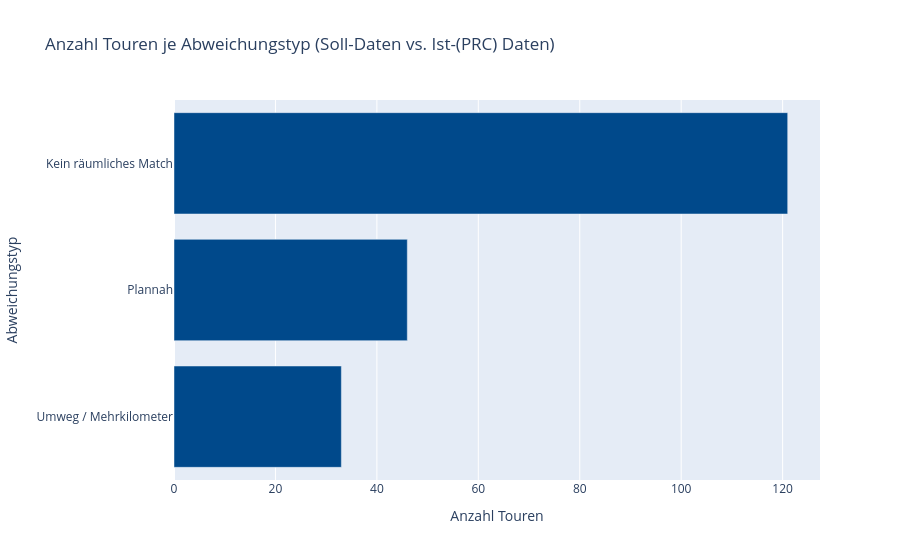

Notebook code cell kept with this figure:
### Markdown cell above
## Tour Klassifikation und Routenähnlichkeits-Score 
* Der Code vergleicht für jede Tour die geplante Soll-Route mit der tatsächlich gefahrenen Ist-Route und ordnet dann anhand mehrerer Kriterien einen Abweichungstyp zu.
* Betrachten nur Touren, die in Soll- und Ist-Daten beide vorkommen. So wird pro TOURNR bzw. Tour-ID ein Vergleich möglich.
* Stopps als Punktfolgen aufbauen
* Aus den Soll-Daten wird je Tour eine geordnete Liste von Stopps erstellt, aus den Ist-Daten eine geordnete Liste von GPS-Punkten. Damit wird die Route nicht als Text, sondern als Punktfolge verglichen.
* Für jeden Ist-Punkt sucht der Code den nächstgelegenen Soll-Stopp. Nur wenn der Abstand kleiner als ein fester Radius ist, gilt der Punkt als Match. Dadurch wird verhindert, dass weit entfernte Punkte fälschlich als passend gezählt werden.
* Die gefundenen Soll-Stopps werden in ihrer Trefferreihenfolge betrachtet. Wenn die Indexfolge nicht monoton aufsteigt, ist die Stopfreihenfolge verändert.
* Der Code zählt, wie viele unterschiedliche Soll-Stopps überhaupt getroffen wurden. Daraus wird die Abdeckung berechnet:
* Abdeckung = getroffene Soll-Stopps/alle Soll-Stopps
* Zusätzlich vergleicht der Code die ungefähre Routenlänge von Soll und Ist sowie die Zeitdifferenzen aus den bereits gematchten Stopps. So erkennt er Umwege, Mehrkilometer und Verzögerungen.

Entscheidungslogik:
* Kein räumliches Match, wenn keine sinnvollen Treffer innerhalb des Radius gefunden wurden
* Starke Abdeckungslücke, wenn nur sehr wenige Soll-Stopps erreicht wurden.
* Teilabdeckung + Reihenfolgefehler, wenn nur ein Teil der Stopps erreicht wurde und die Reihenfolge zusätzlich falsch ist.
* Ausgelassene Stopps, wenn Stopps fehlen, aber die Reihenfolge sonst passt.
* Reihenfolge geändert, wenn alle Stopps da sind, aber in anderer Reihenfolge.
* Umweg / Mehrkilometer, wenn die Ist-Route deutlich länger ist als die Soll-Route.
* Viele Zusatzbewegungen, wenn deutlich mehr Bewegungen/GPS-Punkte vorkommen als erwartet.

Alle Touren werden nach diesen Klassen eingeordnet:
* Plannah: Die Tour verläuft weitgehend wie geplant. Die Soll-Stopps werden in richtiger Reihenfolge und mit guter räumlicher Übereinstimmung abgefahren, ohne nennenswerte Abweichungen bei Distanz oder Zeit.
* Reihenfolge geändert: Die richtigen Stopps werden zwar angefahren, aber in einer anderen Reihenfolge als in der Soll-Tour. Die Route ist also inhaltlich ähnlich, aber die Sequenz der Stopps weicht ab.
* Ausgelassene Stopps: Ein Teil der geplanten Stopps wurde nicht angefahren. Die Tour deckt also nur einen Teil der Soll-Route ab, die Reihenfolge kann dabei trotzdem noch teilweise stimmen.
* Teilabdeckung + Reihenfolgefehler: Es werden nur einige der Soll-Stopps erreicht, und diese werden zusätzlich nicht in der vorgesehenen Reihenfolge angefahren. Das ist eine Kombination aus ausgelassenen Stopps und Sequenzfehlern.
* Umweg / Mehrkilometer: Die Tour deckt die geplanten Stopps zwar weitgehend ab, legt aber deutlich mehr Strecke zurück als die Soll-Tour. Das deutet auf unnötige Schleifen, Umwege oder eine ineffiziente Fahrweise hin.
* Viele Zusatzbewegungen: Die Ist-Tour enthält deutlich mehr GPS-Punkte oder Bewegungen als durch die Soll-Tour erklärbar wären. Das kann auf Zwischenfahrten, zusätzliche nicht geplante Fahrbewegungen oder unruhige Routenführung hindeuten.
* Kein räumliches Match: Es lässt sich kein Tourverlauf erkennen, der räumlich sinnvoll zu den geplanten Stopps passt. Weder die Stopps noch die Route liegen ausreichend nahe an der Soll-Tour.

### Code cell
def calc_path_distance_km(coords):
    if coords is None or len(coords) < 2:
        return np.nan
    total_m = 0.0
    for (lat1, lon1), (lat2, lon2) in zip(coords[:-1], coords[1:]):
        if pd.notna(lat1) and pd.notna(lon1) and pd.notna(lat2) and pd.notna(lon2):
            total_m += haversine(lat1, lon1, lat2, lon2)
    return total_m / 1000.0

def inversion_count(seq):
    seq = [x for x in seq if pd.notna(x)]
    inv = 0
    for i in range(len(seq)):
        for j in range(i + 1, len(seq)):
            if seq[i] > seq[j]:
                inv += 1
    return inv

# Any-order-Coverage aus vorhandener coveredsummary
coverage_map = {}
if "prc_covered_summary" in globals():
    tmp_cov = prc_covered_summary.copy()
    coverage_map = tmp_cov.set_index("TOURNR").to_dict("index")

all_tours = sorted(set(soll_groups.keys()).intersection(set(ist_groups.keys())))

rows = []

for t in all_tours:
    sollseq = soll_groups[t]
    istseq = ist_groups[t]

    n_soll = len(sollseq)
    n_ist = len(istseq)

    details = matchdetails.get(t, {})
    matched = details.get("matched", [])

    matched_indices = [m["sollidx"] for m in matched if m.get("sollidx") is not None]
    valid_distances = [m["distm"] for m in matched if m.get("distm") is not None]

    unique_soll_count = len(set(matched_indices))
    strict_coverage_ratio = unique_soll_count / n_soll if n_soll else 0.0
    strictly_increasing = all(a <= b for a, b in zip(matched_indices, matched_indices[1:])) if len(matched_indices) > 1 else True
    inv_count = inversion_count(matched_indices)

    cov_info = coverage_map.get(t, {})
    anyorder_coverage_ratio = cov_info.get("coverage_ratio", strict_coverage_ratio)
    covered_count = cov_info.get("covered_count", unique_soll_count)

    mean_match_dist = float(np.mean(valid_distances)) if len(valid_distances) else np.nan

    plan_km = calc_path_distance_km(sollseq)
    gps_km = calc_path_distance_km(istseq)
    km_delta = gps_km - plan_km if pd.notna(gps_km) and pd.notna(plan_km) else np.nan
    km_delta_ratio = (gps_km / plan_km - 1) if pd.notna(gps_km) and pd.notna(plan_km) and plan_km > 0 else np.nan

    skipped_stops = max(n_soll - covered_count, 0)
    extra_points = max(n_ist - covered_count, 0)

    # Abweichungstyp festlegen
    if covered_count == 0:
        deviation_type = "Kein räumliches Match"
    elif anyorder_coverage_ratio < 0.5:
        deviation_type = "Starke Abdeckungslücke"
    elif anyorder_coverage_ratio < 1.0 and not strictly_increasing:
        deviation_type = "Teilabdeckung + Reihenfolgefehler"
    elif anyorder_coverage_ratio < 1.0:
        deviation_type = "Ausgelassene Stopps"
    elif anyorder_coverage_ratio == 1.0 and not strictly_increasing:
        deviation_type = "Reihenfolge geändert"
    elif pd.notna(km_delta_ratio) and km_delta_ratio > 0.2:
        deviation_type = "Umweg / Mehrkilometer"
    elif extra_points > n_soll * 0.5:
        deviation_type = "Viele Zusatzbewegungen"
    else:
        deviation_type = "Plannah"

    rows.append({
        "TOURNR": t,
        "ANZAHL_SOLL_STOPPS": n_soll,
        "ANZAHL_IST_PUNKTE": n_ist,
        "ABGEDECKTE_STOPPS": covered_count,
        "COVERAGE_RATIO_STRIKT": round(strict_coverage_ratio, 4),
        "COVERAGE_RATIO_ANYORDER": round(anyorder_coverage_ratio, 4),
        "STRICTLY_INCREASING": strictly_increasing,
        "INVERSIONEN": inv_count,
        "MEAN_MATCH_DIST_M": round(mean_match_dist, 2) if pd.notna(mean_match_dist) else np.nan,
        "PLAN_KM": round(plan_km, 2) if pd.notna(plan_km) else np.nan,
        "GPS_KM": round(gps_km, 2) if pd.notna(gps_km) else np.nan,
        "KM_DELTA": round(km_delta, 2) if pd.notna(km_delta) else np.nan,
        "KM_DELTA_RATIO": round(km_delta_ratio, 4) if pd.notna(km_delta_ratio) else np.nan,
        "ABWEICHUNGSTYP": deviation_type
    })

tour_deviation_types = pd.DataFrame(rows).sort_values(
    ["ABWEICHUNGSTYP", "TOURNR"]
).reset_index(drop=True)

# CSV speichern
# tour_deviation_types.to_csv("tour_deviation_types.csv", index=False)

# Tabelle anzeigen
display(tour_deviation_types.head(20))

# Plot: Verteilung der Abweichungstypen
fig = px.bar(
    tour_deviation_types["ABWEICHUNGSTYP"].value_counts().reset_index(),
    x="count",
    y="ABWEICHUNGSTYP",
    orientation="h",
    title="Anzahl Touren je Abweichungstyp (Soll-Daten vs. Ist-(PRC) Daten)",
    labels={"count": "Anzahl Touren", "ABWEICHUNGSTYP": "Abweichungstyp"}
)

fig.update_layout(
    yaxis=dict(categoryorder="total ascending")
)
fig.update_traces(marker_color="#00498b")
fig.show()

### Figure 1 — Plotly figure (JSON) as saved in the notebook; plotly's stock layout.template omitted (floating-point values rounded to 4 significant figures)
{"data": [{"hovertemplate": "Anzahl Touren=%{x}<br>Abweichungstyp=%{y}<extra></extra>", "legendgroup": "", "marker": {"color": "#00498b", "pattern": {"shape": ""}}, "name": "", "orientation": "h", "showlegend": false, "textposition": "auto", "type": "bar", "x": [121, 46, 33], "xaxis": "x", "y": ["Kein räumliches Match", "Plannah", "Umweg / Mehrkilometer"], "yaxis": "y"}], "layout": {"barmode": "relative", "legend": {"tracegroupgap": 0}, "title": {"text": "Anzahl Touren je Abweichungstyp (Soll-Daten vs. Ist-(PRC) Daten)"}, "xaxis": {"anchor": "y", "domain": [0, 1], "title": {"text": "Anzahl Touren"}}, "yaxis": {"anchor": "x", "categoryorder": "total ascending", "domain": [0, 1], "title": {"text": "Abweichungstyp"}}}}
